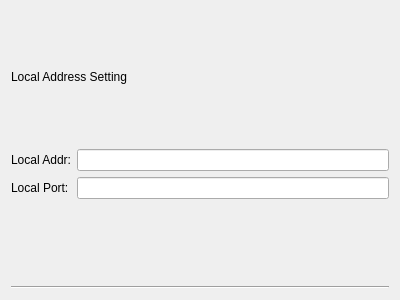
<?xml version="1.0" encoding="UTF-8"?>
<ui version="4.0">
 <class>EMLocalAddressPanel</class>
 <widget class="QWidget" name="EMLocalAddressPanel">
  <property name="geometry">
   <rect>
    <x>0</x>
    <y>0</y>
    <width>400</width>
    <height>300</height>
   </rect>
  </property>
  <property name="windowTitle">
   <string>EMLocalAddressPanel</string>
  </property>
  <layout class="QVBoxLayout" name="verticalLayout">
   <item>
    <layout class="QHBoxLayout" name="horizontalLayout">
     <item>
      <widget class="QLabel" name="_nameTag">
       <property name="text">
        <string>Local Address Setting</string>
       </property>
      </widget>
     </item>
     <item>
      <spacer name="horizontalSpacer">
       <property name="orientation">
        <enum>Qt::Horizontal</enum>
       </property>
       <property name="sizeHint" stdset="0">
        <size>
         <width>40</width>
         <height>20</height>
        </size>
       </property>
      </spacer>
     </item>
    </layout>
   </item>
   <item>
    <layout class="QFormLayout" name="formLayout">
     <item row="0" column="0">
      <widget class="QLabel" name="_localIPTag">
       <property name="text">
        <string>Local Addr:</string>
       </property>
      </widget>
     </item>
     <item row="0" column="1">
      <widget class="QLineEdit" name="_ip"/>
     </item>
     <item row="1" column="0">
      <widget class="QLabel" name="_localPortTag">
       <property name="text">
        <string>Local Port:</string>
       </property>
      </widget>
     </item>
     <item row="1" column="1">
      <widget class="QLineEdit" name="_port"/>
     </item>
    </layout>
   </item>
   <item>
    <widget class="Line" name="line">
     <property name="styleSheet">
      <string notr="true"/>
     </property>
     <property name="frameShadow">
      <enum>QFrame::Sunken</enum>
     </property>
     <property name="lineWidth">
      <number>1</number>
     </property>
     <property name="orientation">
      <enum>Qt::Horizontal</enum>
     </property>
    </widget>
   </item>
  </layout>
 </widget>
 <resources/>
 <connections/>
</ui>
